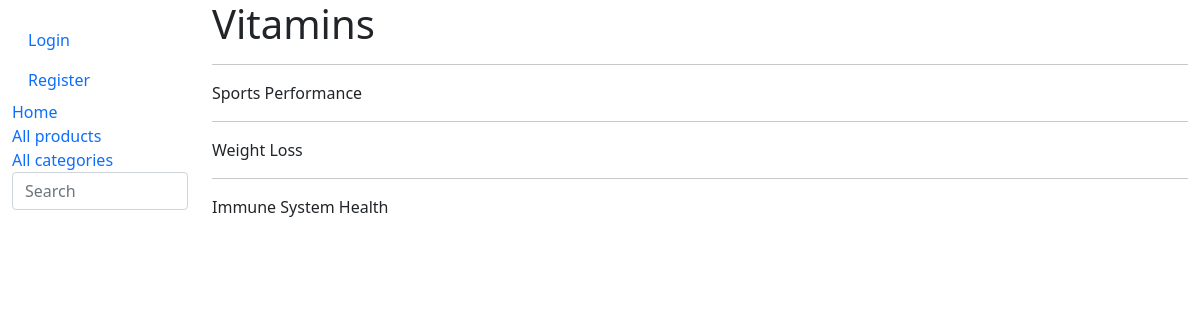
Screenshot of /eshop/categories/2 with the database file from the repository.
### eshop/models.py (models this page shows, shortened)
class SubCategory(models.Model):
    name = models.CharField('Name', max_length=200)
    category = models.ForeignKey('Category', on_delete=models.SET_NULL, null=True)
    class Meta:
        verbose_name = 'Sub category'
        verbose_name_plural = 'Sub categories'

### eshop/views.py (the view, shortened to what this page needs)
# urls.py: path('categories/<int:pk>', views.CategoryDetailView.as_view(), name='category-detail'),
class CategoryDetailView(generic.DetailView):
    model = Category
    template_name = 'category_detail.html'

### eshop/templates/category_detail.html
{% extends "base.html" %}
{% block content %}
  <h1>{{ category.name }}</h1>
  {% if category.subcategory_set.all %}
    {% for subcat in category.subcategory_set.all %}
      <hr>
      <p>{{ subcat.name }}</p>
    {% endfor %}
  {% else %}
    <p>There are no sub-categories for this category</p>
  {% endif %}
  </div>
{% endblock %}

### rows the page displays
SubCategory: name "Sports Performance"
SubCategory: name "Weight Loss"
SubCategory: name "Immune System Health"
